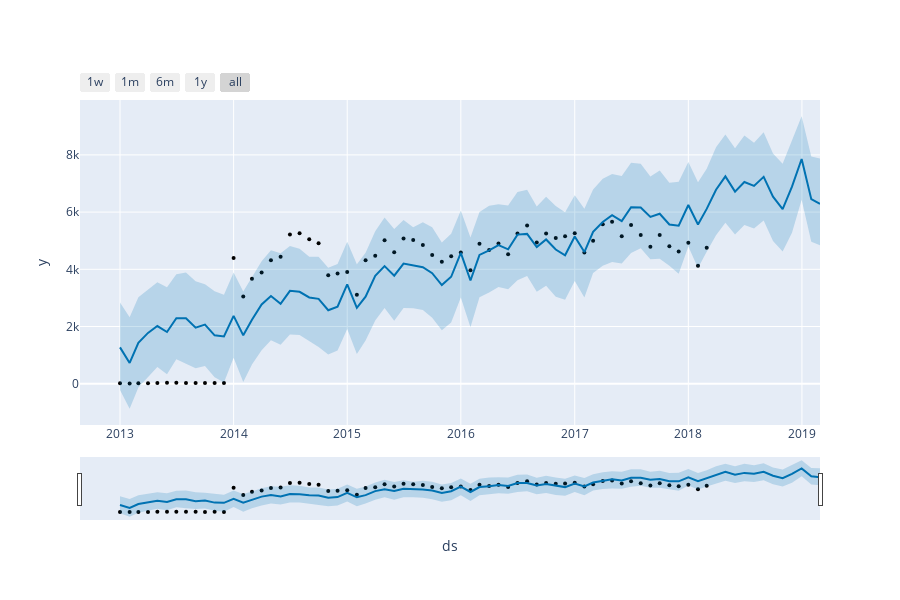

Write notebook code for a chart like this one.
### Code cell
plot_plotly(model_prophet_full, forecast_prophet)
